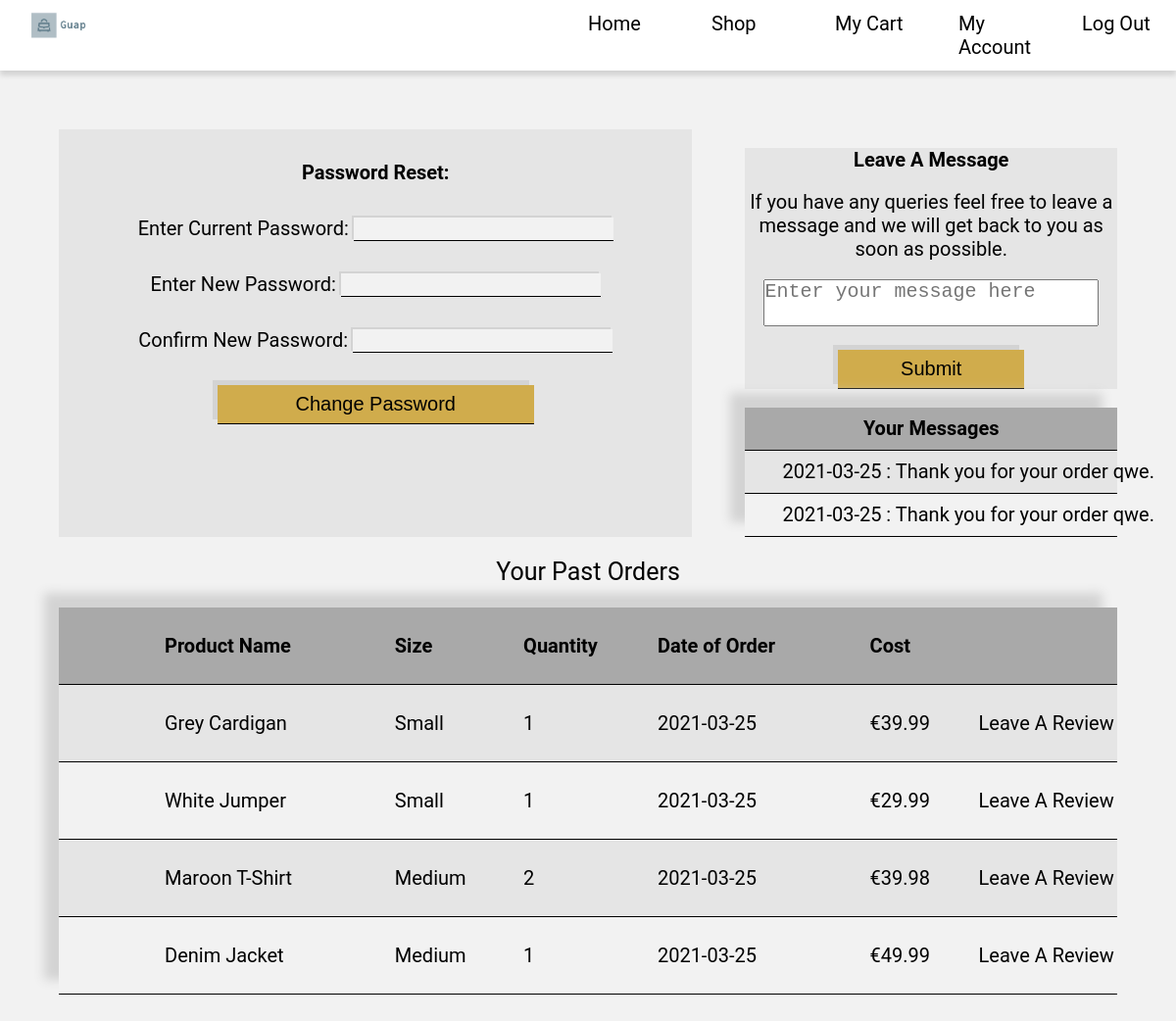
/account (signed in), run on the app's committed database.
### tables this page shows
CREATE TABLE messages
(
    id INTEGER PRIMARY KEY AUTOINCREMENT,
    sender TEXT NOT NULL, 
    recipient TEXT NOT NULL, 
    message TEXT NOT NULL, 
    date_sent INT NOT NULL
);

CREATE TABLE orders
(
    username TEXT NOT NULL, 
    product_id INT NOT NULL, 
    product_size TEXT NOT NULL, 
    product_quantity INT NOT NULL,  
    date_of_order INT NOT NULL, 
    order_cost INT NOT NULL 
);

CREATE TABLE products
(
    product_id INTEGER PRIMARY KEY AUTOINCREMENT,
    name TEXT NOT NULL,
    price INT NOT NULL,
    description TEXT NOT NULL,
    category TEXT NOT NULL,
    gender TEXT NOT NULL, 
    image_url TEXT NOT NULL
);

### app.py (the view, shortened to what this page needs)
@app.route("/account", methods = ["GET", "POST"])
@login_required_user
def account():
    passwordForm = passwordResetForm()
    messageForm = sendMessageForm()
    confirmation = ""
    db = get_db()
    past_orders = db.execute("""SELECT *
                                FROM orders AS o
                                JOIN products AS p
                                ON o.product_id = p.product_id
                                WHERE o.username = ?
                                ORDER BY o.date_of_order DESC;""", (g.user,)).fetchall()
    messages = db.execute("""SELECT * FROM messages WHERE recipient = ? ORDER BY date_sent DESC;""", (g.user,)).fetchall()
    return render_template("account.html", passwordResetForm = passwordForm, sendMessageForm = messageForm, past_orders = past_orders, messages = messages, confirmation = confirmation )

### forms.py
class passwordResetForm(FlaskForm):
    old_password = PasswordField("Enter Current Password:", validators = [InputRequired()])
    new_password = PasswordField("Enter New Password:", validators = [InputRequired()])
    new_password2 = PasswordField("Confirm New Password:", validators = [InputRequired(), EqualTo("new_password")])
    submit1 = SubmitField("Change Password")

class sendMessageForm(FlaskForm):
    message = TextAreaField("",validators = [InputRequired()] )
    submit2 = SubmitField("Submit")

### app.py (called while the page is built)
@app.teardown_appcontext
def close_db_at_end_of_requests(e = None):
    close_db(e)

@app.before_request
def load_logged_in_user():
    g.user = session.get("customer_username", None)
    g.admin = session.get("admin_username", None)

def login_required_user(view):
    @wraps(view)
    def wrapped_view(**kwargs):
        if g.user is None:
            return redirect(url_for("login", next = request.url))
        return view(**kwargs)
    return wrapped_view

### database.py (called while the page is built)
def get_db():
    if "db" not in g:
        g.db = sqlite3.connect(DATABASE,
            detect_types=sqlite3.PARSE_DECLTYPES
        )
        g.db.row_factory = sqlite3.Row
    return g.db

### templates/account.html (shortened to what this page needs)
{% extends "base.html" %}
{% block main_content %}
    <section class = "account">
        <form action = " " method = "POST" novalidate>
            <h2>Password Reset:</h2>
            <section>
                {{passwordResetForm.old_password.label}}
                {{passwordResetForm.old_password()}}
                <br/>
            </section>
            <section>
                {{passwordResetForm.new_password.label}}
                {{passwordResetForm.new_password()}}
                <br/>
            </section>
            <section>
                {{passwordResetForm.new_password2.label}}
                {{passwordResetForm.new_password2()}}
                <br/>
            </section>
            {{passwordResetForm.submit1()}}
        </form>
        <section>
            <form action = "{{url_for('messages')}}" method = "POST" novalidate>
                <h2>Leave A Message</h2>
                <p>If you have any queries feel free to leave a message and we will get back to you as soon as possible.</p>
                <section>
                    {{sendMessageForm.message(placeholder = 'Enter your message here')}}
                </section>
                {{sendMessageForm.submit2()}}
            </form>
            <table>
                <tr>
                    <th>Your Messages</th>
                </tr>
                {% if messages %}
                    {% for row in messages %}
                        <tr>
                            <td>{{row["date_sent"]}} : {{row["message"]}}</td>
                        </tr>
                    {% endfor %}
                {% else %}
                    <tr>
                        <td>You have no messages.</td>
                    </tr>
                {% endif %}
            </table>
        </section>
        <section id = "orders">
            <table>
                <caption>Your Past Orders</caption>
                {% if past_orders %}
                    <tr>
                        <th>Product Name</th>
                        <th>Size</th>
                        <th>Quantity</th>
                        <th>Date of Order</th>
                        <th>Cost</th>
                        <th></th>
                    </tr>
                    {% for order in past_orders %}
                        <tr>
                            <td>{{order["name"]}}</td>
                            <td>{{order["product_size"]}}</td>
                            <td>{{order["product_quantity"]}}</td>
                            <td>{{order["date_of_order"]}}</td>
                            <td>&euro;{{order["order_cost"]}}</td>
                            <td class = "visible"><a href = "{{url_for('reviews', product_id = order['product_id'])}}">Leave A Review</a></td>
                        </tr>
                    {% endfor %}
                {% else %}
                    <tr>
                        <td>You Have Not Ordered Anything. GO BUY SOMETHING!!!</td>
                    </tr>
                {% endif %}
            </table>
        </section>
    </section>
{% endblock %}

### static/styles.css (style rules this page uses)
* { margin:0; padding:0; box-sizing: border-box; }
html { background-color: #f2f2f2; font-family: 'Roboto', sans-serif; }
select#quantity, #submit ,#submit1, #submit2, #submit3 { box-shadow: -5px -5px lightgray; }
* { font-size: 20px; }
#log > *, #reg > *, .account form, #admin form, #reviews form { background-color: #e5e5e5; }
#log form > *, .account form > *, #admin form > * { text-align:center; display: block; margin: 5% auto; }
input { background-color:#f2f2f2; border: 0px solid black; border-bottom:1px solid black; box-shadow: -2px -2px lightgrey; }
input#submit, input#submit1, input#submit2, input#submit3 { background-color: #D0AC4C; display: block; margin: 5% auto; width: 50%; height: 2em; }
#cart, .account { display: grid; grid-template-columns: 2fr 1fr; column-gap: 5%; margin: 5% 5% 10% 5%; }
tr { border-bottom: 1px solid black; }
th { background-color: darkgrey; }
table { border-collapse: collapse; text-align: center; white-space: nowrap; width: 100%; background-color:#E5E5E5; box-shadow:-15px -15px 10px lightgray; }
table tr:nth-child(odd) { background-color: #f2f2f2; }
table caption { margin: 2%; font-size: 1.25em; }
td, th { padding: 2.5% 10%; }
h2,h3 { text-align: center; }
#orders { grid-column: 1/3; }
a { text-decoration: none; }
a:link, a:visited { color: black; }
textarea { resize: none; width: 90%; }
#orders, #ords { grid-column: 1/3; }

### data on the page
messages: date_sent "2021-03-25", message "Thank you for your order qwe."
messages: date_sent "2021-03-25", message "Thank you for your order qwe."
orders: name "Grey Cardigan", product_size "Small", product_quantity "1", date_of_order "2021-03-25", order_cost "39.99"
orders: name "White Jumper", product_size "Small", product_quantity "1", date_of_order "2021-03-25", order_cost "29.99"
orders: name "Maroon T-Shirt", product_size "Medium", product_quantity "2", date_of_order "2021-03-25", order_cost "39.98"
orders: name "Denim Jacket", product_size "Medium", product_quantity "1", date_of_order "2021-03-25", order_cost "49.99"

### other printed values
{{ passwordResetForm.old_password.label }} "Enter Current Password:"
{{ passwordResetForm.new_password.label }} "Enter New Password:"
{{ passwordResetForm.new_password2.label }} "Confirm New Password:"
